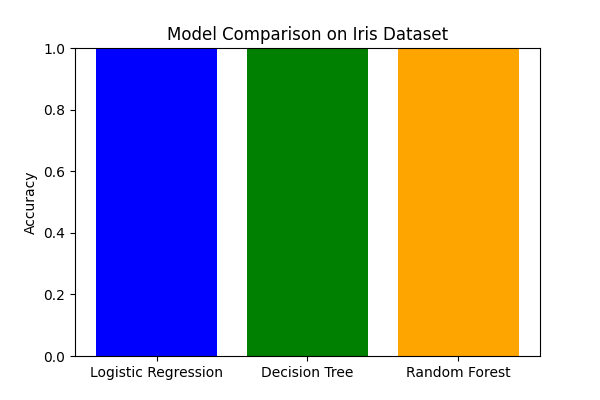

This figure's Python source:
from sklearn.datasets import load_iris
from sklearn.model_selection import train_test_split
from sklearn.linear_model import LogisticRegression
from sklearn.tree import DecisionTreeClassifier
from sklearn.ensemble import RandomForestClassifier
from sklearn.metrics import accuracy_score
import matplotlib.pyplot as plt
import os

# Load dataset
iris = load_iris()
X, y = iris.data, iris.target

# Split data
X_train, X_test, y_train, y_test = train_test_split(X, y, test_size=0.2, random_state=42)

# Models to compare
models = {
    "Logistic Regression": LogisticRegression(max_iter=200),
    "Decision Tree": DecisionTreeClassifier(),
    "Random Forest": RandomForestClassifier()
}

accuracies = {}

# Train & Evaluate each model
for name, model in models.items():
    model.fit(X_train, y_train)
    y_pred = model.predict(X_test)
    accuracies[name] = accuracy_score(y_test, y_pred)

# Print results
for model, acc in accuracies.items():
    print(f"{model}: {acc:.2f}")

# Plot accuracies
plt.figure(figsize=(6,4))
plt.bar(accuracies.keys(), accuracies.values(), color=['blue', 'green', 'orange'])
plt.title("Model Comparison on Iris Dataset")
plt.ylabel("Accuracy")
plt.ylim(0, 1)

# Save plot inside the folder
# Save plot directly into the current folder
plt.savefig("model_comparison.png")
plt.show()
